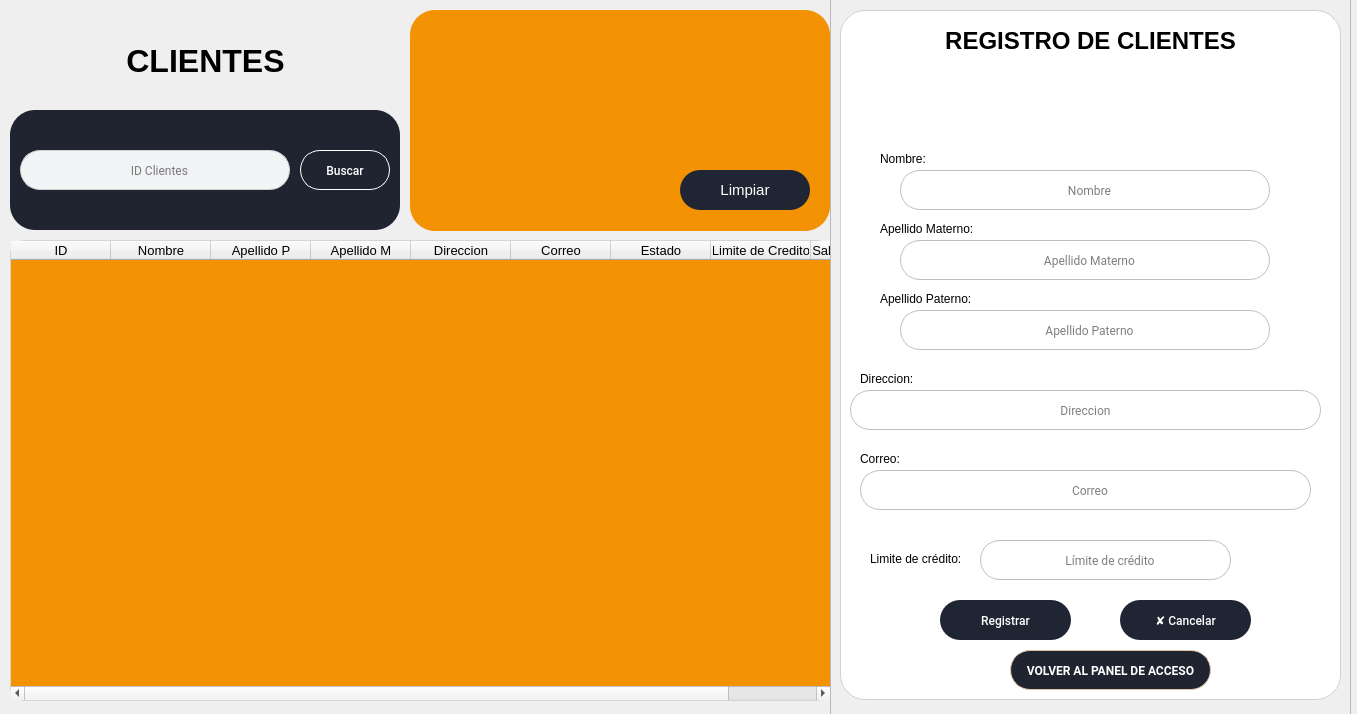
<?xml version="1.0" encoding="UTF-8"?>
<ui version="4.0">
 <class>MainWindow</class>
 <widget class="QMainWindow" name="MainWindow">
  <property name="geometry">
   <rect>
    <x>0</x>
    <y>0</y>
    <width>1357</width>
    <height>714</height>
   </rect>
  </property>
  <property name="windowTitle">
   <string>MainWindow</string>
  </property>
  <widget class="QWidget" name="centralwidget">
   <widget class="QFrame" name="frame_2">
    <property name="geometry">
     <rect>
      <x>10</x>
      <y>110</y>
      <width>390</width>
      <height>120</height>
     </rect>
    </property>
    <property name="styleSheet">
     <string notr="true">QFrame {
	background: #1f2430;
	border: #c0c0c0;
	border-radius: 25px;
}</string>
    </property>
    <property name="frameShape">
     <enum>QFrame::StyledPanel</enum>
    </property>
    <property name="frameShadow">
     <enum>QFrame::Raised</enum>
    </property>
    <widget class="QLineEdit" name="txtIdCliente">
     <property name="geometry">
      <rect>
       <x>10</x>
       <y>40</y>
       <width>270</width>
       <height>40</height>
      </rect>
     </property>
     <property name="font">
      <font>
       <family>Roboto</family>
       <pointsize>9</pointsize>
      </font>
     </property>
     <property name="styleSheet">
      <string notr="true">QLineEdit {
	background: #f3f4f6;
	border: 1px solid #d0d0d0;
	border-radius: 20px;
}</string>
     </property>
     <property name="alignment">
      <set>Qt::AlignCenter</set>
     </property>
     <property name="placeholderText">
      <string>   ID Clientes</string>
     </property>
    </widget>
    <widget class="QPushButton" name="btnBuscar">
     <property name="geometry">
      <rect>
       <x>290</x>
       <y>40</y>
       <width>90</width>
       <height>40</height>
      </rect>
     </property>
     <property name="font">
      <font>
       <family>Roboto Medium</family>
       <pointsize>9</pointsize>
      </font>
     </property>
     <property name="styleSheet">
      <string notr="true">QPushButton {
	border: 1px solid #fff;
	border-radius: 20px;
	color: #fff;;
}

QPushButton:hover{
	border-radius: 20px;
	background-color: rgb(77, 92, 107);
	color: #fff;
}</string>
     </property>
     <property name="text">
      <string>Buscar</string>
     </property>
    </widget>
    <widget class="QPushButton" name="btnRefresh">
     <property name="geometry">
      <rect>
       <x>640</x>
       <y>0</y>
       <width>70</width>
       <height>60</height>
      </rect>
     </property>
     <property name="styleSheet">
      <string notr="true">* {
	border: none;
}</string>
     </property>
     <property name="text">
      <string/>
     </property>
     <property name="icon">
      <iconset>
       <normaloff>../Imagenes/Clientes.png</normaloff>../Imagenes/Clientes.png</iconset>
     </property>
     <property name="iconSize">
      <size>
       <width>70</width>
       <height>70</height>
      </size>
     </property>
    </widget>
   </widget>
   <widget class="QTextEdit" name="txtDisplay">
    <property name="geometry">
     <rect>
      <x>410</x>
      <y>10</y>
      <width>420</width>
      <height>221</height>
     </rect>
    </property>
    <property name="font">
     <font>
      <family>Roboto Medium</family>
      <pointsize>8</pointsize>
     </font>
    </property>
    <property name="styleSheet">
     <string notr="true">QTextEdit  {
	background: #f39203;
	border: #c0c0c0;
	border-radius: 25px;
}</string>
    </property>
    <property name="lineWidth">
     <number>1</number>
    </property>
    <property name="readOnly">
     <bool>true</bool>
    </property>
    <property name="html">
     <string>&lt;!DOCTYPE HTML PUBLIC &quot;-//W3C//DTD HTML 4.0//EN&quot; &quot;http://www.w3.org/TR/REC-html40/strict.dtd&quot;&gt;
&lt;html&gt;&lt;head&gt;&lt;meta name=&quot;qrichtext&quot; content=&quot;1&quot; /&gt;&lt;style type=&quot;text/css&quot;&gt;
p, li { white-space: pre-wrap; }
&lt;/style&gt;&lt;/head&gt;&lt;body style=&quot; font-family:'Roboto Medium'; font-size:8pt; font-weight:400; font-style:normal;&quot;&gt;
&lt;p style=&quot;-qt-paragraph-type:empty; margin-top:0px; margin-bottom:0px; margin-left:0px; margin-right:0px; -qt-block-indent:0; text-indent:0px;&quot;&gt;&lt;br /&gt;&lt;/p&gt;&lt;/body&gt;&lt;/html&gt;</string>
    </property>
   </widget>
   <widget class="QPushButton" name="btnLimpiar2">
    <property name="geometry">
     <rect>
      <x>680</x>
      <y>170</y>
      <width>130</width>
      <height>40</height>
     </rect>
    </property>
    <property name="font">
     <font>
      <family>MS Shell Dlg 2</family>
      <pointsize>11</pointsize>
     </font>
    </property>
    <property name="styleSheet">
     <string notr="true">QPushButton {
	background: #1f2533;
	border-radius: 20px;
	color: #fff;
}

QPushButton:hover{
	border-radius: 20px;
	background-color: rgb(77, 92, 107);
	color: #fff;
}</string>
    </property>
    <property name="text">
     <string>Limpiar</string>
    </property>
   </widget>
   <widget class="QTableWidget" name="tbwClientes">
    <property name="geometry">
     <rect>
      <x>10</x>
      <y>240</y>
      <width>821</width>
      <height>461</height>
     </rect>
    </property>
    <property name="font">
     <font>
      <pointsize>10</pointsize>
     </font>
    </property>
    <property name="styleSheet">
     <string notr="true">QTableWidget {
background: #f39203;
border: 1px solid #D5D5D5;
border-radius: 15px;
}</string>
    </property>
    <column>
     <property name="text">
      <string>ID</string>
     </property>
    </column>
    <column>
     <property name="text">
      <string>Nombre</string>
     </property>
    </column>
    <column>
     <property name="text">
      <string>Apellido P</string>
     </property>
    </column>
    <column>
     <property name="text">
      <string>Apellido M</string>
     </property>
    </column>
    <column>
     <property name="text">
      <string>Direccion</string>
     </property>
    </column>
    <column>
     <property name="text">
      <string>Correo</string>
     </property>
    </column>
    <column>
     <property name="text">
      <string>Estado</string>
     </property>
    </column>
    <column>
     <property name="text">
      <string>Limite de Credito</string>
     </property>
    </column>
    <column>
     <property name="text">
      <string>Saldo Disponible</string>
     </property>
    </column>
   </widget>
   <widget class="QFrame" name="frame">
    <property name="geometry">
     <rect>
      <x>830</x>
      <y>-10</y>
      <width>521</width>
      <height>761</height>
     </rect>
    </property>
    <property name="frameShape">
     <enum>QFrame::StyledPanel</enum>
    </property>
    <property name="frameShadow">
     <enum>QFrame::Raised</enum>
    </property>
    <widget class="QFrame" name="frmDireccion">
     <property name="geometry">
      <rect>
       <x>10</x>
       <y>20</y>
       <width>501</width>
       <height>690</height>
      </rect>
     </property>
     <property name="font">
      <font>
       <family>Roboto Slab SemiBold</family>
      </font>
     </property>
     <property name="styleSheet">
      <string notr="true">QFrame #frmDireccion {
	background: #fff;
	border: 1px solid #d0d0d0;
	border-radius: 25px;
}</string>
     </property>
     <property name="frameShape">
      <enum>QFrame::StyledPanel</enum>
     </property>
     <property name="frameShadow">
      <enum>QFrame::Raised</enum>
     </property>
     <widget class="QLabel" name="label_5">
      <property name="geometry">
       <rect>
        <x>20</x>
        <y>360</y>
        <width>81</width>
        <height>18</height>
       </rect>
      </property>
      <property name="font">
       <font>
        <family>Arial</family>
        <pointsize>9</pointsize>
       </font>
      </property>
      <property name="styleSheet">
       <string notr="true">QLabel {
border: none;
}</string>
      </property>
      <property name="text">
       <string>Direccion:</string>
      </property>
     </widget>
     <widget class="QLabel" name="label_3">
      <property name="geometry">
       <rect>
        <x>40</x>
        <y>140</y>
        <width>71</width>
        <height>18</height>
       </rect>
      </property>
      <property name="font">
       <font>
        <family>Arial</family>
        <pointsize>9</pointsize>
       </font>
      </property>
      <property name="styleSheet">
       <string notr="true">QLabel {
border: none;
}</string>
      </property>
      <property name="text">
       <string>Nombre:</string>
      </property>
     </widget>
     <widget class="QLabel" name="label_8">
      <property name="geometry">
       <rect>
        <x>20</x>
        <y>440</y>
        <width>71</width>
        <height>18</height>
       </rect>
      </property>
      <property name="font">
       <font>
        <family>Arial</family>
        <pointsize>9</pointsize>
       </font>
      </property>
      <property name="styleSheet">
       <string notr="true">QLabel {
border: none;
}
</string>
      </property>
      <property name="text">
       <string>Correo:</string>
      </property>
     </widget>
     <widget class="QLabel" name="label_4">
      <property name="geometry">
       <rect>
        <x>40</x>
        <y>280</y>
        <width>101</width>
        <height>18</height>
       </rect>
      </property>
      <property name="font">
       <font>
        <family>Arial</family>
        <pointsize>9</pointsize>
       </font>
      </property>
      <property name="styleSheet">
       <string notr="true">QLabel {
border: none;
}</string>
      </property>
      <property name="text">
       <string>Apellido Paterno:</string>
      </property>
     </widget>
     <widget class="QLabel" name="label_6">
      <property name="geometry">
       <rect>
        <x>30</x>
        <y>540</y>
        <width>130</width>
        <height>18</height>
       </rect>
      </property>
      <property name="font">
       <font>
        <family>Arial</family>
        <pointsize>9</pointsize>
       </font>
      </property>
      <property name="styleSheet">
       <string notr="true">QLabel {
border: none;
}</string>
      </property>
      <property name="text">
       <string>Limite de crédito:</string>
      </property>
     </widget>
     <widget class="QLineEdit" name="txtNombre">
      <property name="geometry">
       <rect>
        <x>60</x>
        <y>160</y>
        <width>370</width>
        <height>40</height>
       </rect>
      </property>
      <property name="font">
       <font>
        <family>Roboto</family>
        <pointsize>9</pointsize>
       </font>
      </property>
      <property name="focusPolicy">
       <enum>Qt::StrongFocus</enum>
      </property>
      <property name="toolTipDuration">
       <number>1</number>
      </property>
      <property name="styleSheet">
       <string notr="true">QLineEdit {
	border: 1px solid #c0c0c0;
	border-radius: 20px;
	background: #fff;
}</string>
      </property>
      <property name="alignment">
       <set>Qt::AlignCenter</set>
      </property>
      <property name="placeholderText">
       <string>   Nombre</string>
      </property>
     </widget>
     <widget class="QLineEdit" name="txtPaterno">
      <property name="geometry">
       <rect>
        <x>60</x>
        <y>300</y>
        <width>370</width>
        <height>40</height>
       </rect>
      </property>
      <property name="font">
       <font>
        <family>Roboto</family>
        <pointsize>9</pointsize>
       </font>
      </property>
      <property name="focusPolicy">
       <enum>Qt::StrongFocus</enum>
      </property>
      <property name="toolTipDuration">
       <number>1</number>
      </property>
      <property name="styleSheet">
       <string notr="true">QLineEdit {
	border: 1px solid #c0c0c0;
	border-radius: 20px;
	background: #fff;
}</string>
      </property>
      <property name="alignment">
       <set>Qt::AlignCenter</set>
      </property>
      <property name="placeholderText">
       <string>   Apellido Paterno</string>
      </property>
     </widget>
     <widget class="QLineEdit" name="txtDireccion">
      <property name="geometry">
       <rect>
        <x>10</x>
        <y>380</y>
        <width>471</width>
        <height>40</height>
       </rect>
      </property>
      <property name="font">
       <font>
        <family>Roboto</family>
        <pointsize>9</pointsize>
       </font>
      </property>
      <property name="focusPolicy">
       <enum>Qt::StrongFocus</enum>
      </property>
      <property name="toolTipDuration">
       <number>1</number>
      </property>
      <property name="styleSheet">
       <string notr="true">QLineEdit {
	border: 1px solid #c0c0c0;
	border-radius: 20px;
	background: #fff;
}</string>
      </property>
      <property name="text">
       <string/>
      </property>
      <property name="alignment">
       <set>Qt::AlignCenter</set>
      </property>
      <property name="placeholderText">
       <string>Direccion</string>
      </property>
     </widget>
     <widget class="QLineEdit" name="txtEmail">
      <property name="geometry">
       <rect>
        <x>20</x>
        <y>460</y>
        <width>451</width>
        <height>40</height>
       </rect>
      </property>
      <property name="font">
       <font>
        <family>Roboto</family>
        <pointsize>9</pointsize>
       </font>
      </property>
      <property name="focusPolicy">
       <enum>Qt::StrongFocus</enum>
      </property>
      <property name="toolTipDuration">
       <number>1</number>
      </property>
      <property name="styleSheet">
       <string notr="true">QLineEdit {
	border: 1px solid #c0c0c0;
	border-radius: 20px;
	background: #fff;
}</string>
      </property>
      <property name="alignment">
       <set>Qt::AlignCenter</set>
      </property>
      <property name="placeholderText">
       <string>   Correo</string>
      </property>
     </widget>
     <widget class="QLineEdit" name="txtCredito">
      <property name="geometry">
       <rect>
        <x>140</x>
        <y>530</y>
        <width>251</width>
        <height>40</height>
       </rect>
      </property>
      <property name="font">
       <font>
        <family>Roboto</family>
        <pointsize>9</pointsize>
       </font>
      </property>
      <property name="focusPolicy">
       <enum>Qt::StrongFocus</enum>
      </property>
      <property name="toolTipDuration">
       <number>1</number>
      </property>
      <property name="styleSheet">
       <string notr="true">QLineEdit {
	border: 1px solid #c0c0c0;
	border-radius: 20px;
	background: #fff;
}</string>
      </property>
      <property name="alignment">
       <set>Qt::AlignCenter</set>
      </property>
      <property name="placeholderText">
       <string>   Límite de crédito</string>
      </property>
     </widget>
     <widget class="QPushButton" name="btnLimpiar">
      <property name="geometry">
       <rect>
        <x>280</x>
        <y>590</y>
        <width>131</width>
        <height>40</height>
       </rect>
      </property>
      <property name="font">
       <font>
        <family>Roboto Medium</family>
        <pointsize>9</pointsize>
       </font>
      </property>
      <property name="styleSheet">
       <string notr="true">QPushButton {
	background: #1f2533;
	border-radius: 20px;
	color: #fff;
}

QPushButton:hover{
	border-radius: 20px;
	background-color: rgb(77, 92, 107);
	color: #fff;
}</string>
      </property>
      <property name="text">
       <string>✘ Cancelar</string>
      </property>
     </widget>
     <widget class="QPushButton" name="btnRegistrar">
      <property name="geometry">
       <rect>
        <x>100</x>
        <y>590</y>
        <width>131</width>
        <height>40</height>
       </rect>
      </property>
      <property name="font">
       <font>
        <family>Roboto Medium</family>
        <pointsize>9</pointsize>
       </font>
      </property>
      <property name="styleSheet">
       <string notr="true">QPushButton {
	background: #1f2533;
	border-radius: 20px;
	color: #fff;
}

QPushButton:hover{
	border-radius: 20px;
	background-color: rgb(77, 92, 107);
	color: #fff;
}</string>
      </property>
      <property name="text">
       <string>Registrar</string>
      </property>
     </widget>
     <widget class="QLabel" name="label_7">
      <property name="geometry">
       <rect>
        <x>40</x>
        <y>210</y>
        <width>101</width>
        <height>18</height>
       </rect>
      </property>
      <property name="font">
       <font>
        <family>Arial</family>
        <pointsize>9</pointsize>
       </font>
      </property>
      <property name="styleSheet">
       <string notr="true">QLabel {
border: none;
}</string>
      </property>
      <property name="text">
       <string>Apellido Materno:</string>
      </property>
     </widget>
     <widget class="QLineEdit" name="txtMaterno">
      <property name="geometry">
       <rect>
        <x>60</x>
        <y>230</y>
        <width>370</width>
        <height>40</height>
       </rect>
      </property>
      <property name="font">
       <font>
        <family>Roboto</family>
        <pointsize>9</pointsize>
       </font>
      </property>
      <property name="focusPolicy">
       <enum>Qt::StrongFocus</enum>
      </property>
      <property name="toolTipDuration">
       <number>1</number>
      </property>
      <property name="styleSheet">
       <string notr="true">QLineEdit {
	border: 1px solid #c0c0c0;
	border-radius: 20px;
	background: #fff;
}</string>
      </property>
      <property name="alignment">
       <set>Qt::AlignCenter</set>
      </property>
      <property name="placeholderText">
       <string>   Apellido Materno</string>
      </property>
     </widget>
     <widget class="QLabel" name="label_2">
      <property name="geometry">
       <rect>
        <x>10</x>
        <y>10</y>
        <width>481</width>
        <height>41</height>
       </rect>
      </property>
      <property name="font">
       <font>
        <family>Arial</family>
        <pointsize>18</pointsize>
        <weight>75</weight>
        <bold>true</bold>
       </font>
      </property>
      <property name="styleSheet">
       <string notr="true">border: #c0c0c0;
border-radius: 25px;color: rgb(0, 0, 0);</string>
      </property>
      <property name="text">
       <string>REGISTRO DE CLIENTES</string>
      </property>
      <property name="alignment">
       <set>Qt::AlignCenter</set>
      </property>
     </widget>
     <widget class="QLabel" name="label">
      <property name="geometry">
       <rect>
        <x>210</x>
        <y>60</y>
        <width>101</width>
        <height>71</height>
       </rect>
      </property>
      <property name="text">
       <string/>
      </property>
      <property name="pixmap">
       <pixmap>recursos/Clientes.png</pixmap>
      </property>
      <property name="scaledContents">
       <bool>true</bool>
      </property>
     </widget>
     <widget class="QPushButton" name="btnVolver">
      <property name="geometry">
       <rect>
        <x>170</x>
        <y>640</y>
        <width>201</width>
        <height>40</height>
       </rect>
      </property>
      <property name="font">
       <font>
        <family>Roboto</family>
        <pointsize>9</pointsize>
        <weight>75</weight>
        <bold>true</bold>
       </font>
      </property>
      <property name="styleSheet">
       <string notr="true">QPushButton {
	background: #1f2430;
	border: 1px solid #e3c2a7;
	border-radius: 20px;
	color: #fff;
}

QPushButton:hover{	
	border-radius: 20px;
	background-color: rgb(77, 92, 107);
	color: #fff;
}
</string>
      </property>
      <property name="text">
       <string>VOLVER AL PANEL DE ACCESO</string>
      </property>
     </widget>
    </widget>
   </widget>
   <widget class="QLabel" name="label_9">
    <property name="geometry">
     <rect>
      <x>50</x>
      <y>40</y>
      <width>311</width>
      <height>41</height>
     </rect>
    </property>
    <property name="font">
     <font>
      <family>MS Shell Dlg 2</family>
      <pointsize>24</pointsize>
      <weight>75</weight>
      <bold>true</bold>
     </font>
    </property>
    <property name="styleSheet">
     <string notr="true">border: #c0c0c0;
border-radius: 25px;color: rgb(0, 0, 0);</string>
    </property>
    <property name="text">
     <string>CLIENTES</string>
    </property>
    <property name="alignment">
     <set>Qt::AlignCenter</set>
    </property>
   </widget>
  </widget>
 </widget>
 <resources/>
 <connections/>
</ui>
